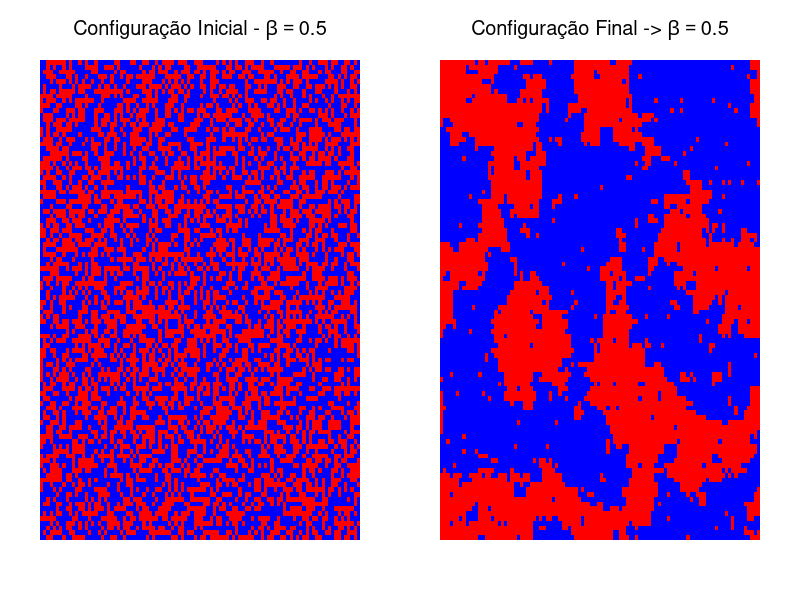
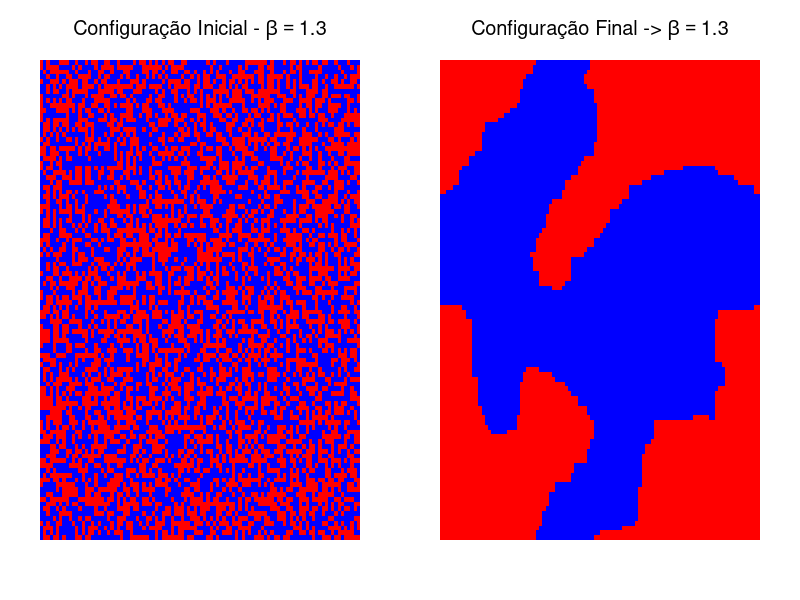
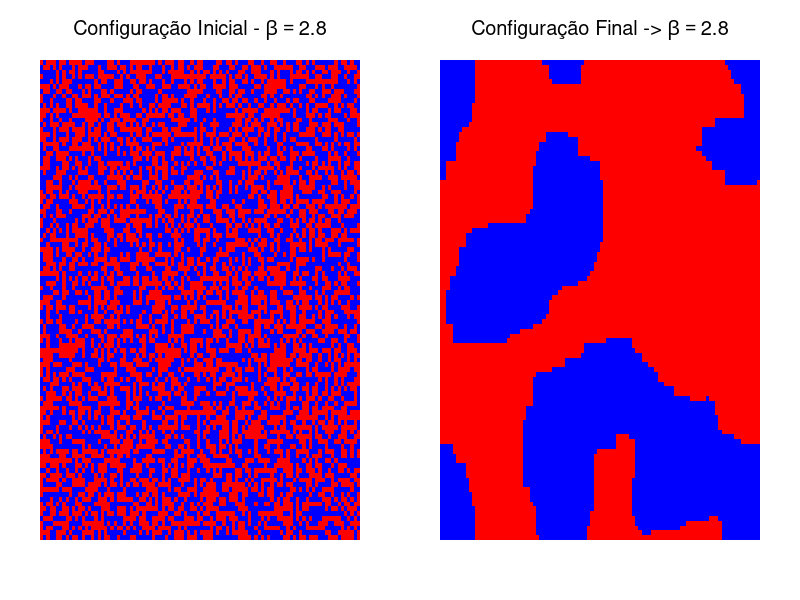

Write the R code that produced these figures, in order.
# ==========================================================
# MODELO DE ISING VIA METROPOLIS-HASTINGS
# ==========================================================

# ----------------------------------------------------------
# Definindo uma semente para reprodutibilidade
# ----------------------------------------------------------
set.seed(515141)

# ----------------------------------------------------------
# Tamanho da grade n x n
# ----------------------------------------------------------
n <- 100

# ==========================================================
# FUNÇÃO: Cálculo da variação de energia ΔE
# ==========================================================
# Esta função calcula a diferença de energia ao inverter
# um spin específico da rede.
#
# O modelo utiliza condições periódicas de contorno,
# ou seja, as bordas "se conectam".
# ==========================================================

delta_E <- function(configuracao, i, j) {
  
  n <- nrow(configuracao)
  
  # --------------------------------------------------------
  # Índices dos vizinhos (contorno periódico)
  # --------------------------------------------------------
  i_acima    <- ifelse(i == 1, n, i - 1)
  i_abaixo   <- ifelse(i == n, 1, i + 1)
  
  j_esquerda <- ifelse(j == 1, n, j - 1)
  j_direita  <- ifelse(j == n, 1, j + 1)
  
  # --------------------------------------------------------
  # Soma dos spins vizinhos
  # --------------------------------------------------------
  soma_vizinhos <-
    configuracao[i_acima, j] +
    configuracao[i_abaixo, j] +
    configuracao[i, j_esquerda] +
    configuracao[i, j_direita]
  
  # --------------------------------------------------------
  # Variação de energia:
  #
  # ΔE = 2 * s(i,j) * soma_vizinhos
  #
  # Assumimos constante de interação J = 1
  # --------------------------------------------------------
  return(2 * configuracao[i, j] * soma_vizinhos)
}

# ==========================================================
# FUNÇÃO: Simulação do Modelo de Ising
# ==========================================================
# Utiliza o algoritmo de Metropolis-Hastings para gerar
# amostras da distribuição de Boltzmann.
#
# beta = 1 / (kT)
#
# beta pequeno  -> alta temperatura -> desordem
# beta grande   -> baixa temperatura -> alinhamento
# ==========================================================

simular_ising <- function(configuracao, beta, iteracoes) {
  
  n <- nrow(configuracao)
  
  # --------------------------------------------------------
  # Loop principal do algoritmo
  # --------------------------------------------------------
  for (passo in 1:iteracoes) {
    
    # Escolhe posição aleatória
    i <- sample(1:n, 1)
    j <- sample(1:n, 1)
    
    # Calcula variação de energia
    de <- delta_E(configuracao, i, j)
    
    # ------------------------------------------------------
    # Regra de Metropolis
    #
    # Se ΔE <= 0:
    #   aceita automaticamente
    #
    # Caso contrário:
    #   aceita com probabilidade exp(-beta * ΔE)
    # ------------------------------------------------------
    if (de <= 0 || runif(1) < exp(-beta * de)) {
      
      # Inverte o spin
      configuracao[i, j] <- -configuracao[i, j]
    }
  }
  
  return(configuracao)
}

# ==========================================================
# Valores de beta
# ==========================================================
betas <- c(0.5, 1.3, 2.8)

# ==========================================================
# Número de iterações
# ==========================================================
n_iteracoes <- 1000000

# ==========================================================
# Listas para armazenar configurações
# ==========================================================
configuracoes_iniciais <- list()
configuracoes_finais   <- list()

# ==========================================================
# Simulações
# ==========================================================
for (i in seq_along(betas)) {
  
  beta <- betas[i]
  
  # --------------------------------------------------------
  # Configuração inicial aleatória
  # --------------------------------------------------------
  configuracao_inicial <-
    matrix(sample(c(1, -1),
                  n * n,
                  replace = TRUE),
           nrow = n)
  
  configuracoes_iniciais[[i]] <- configuracao_inicial
  
  # --------------------------------------------------------
  # Executa a simulação usando a MESMA configuração inicial
  # --------------------------------------------------------
  configuracoes_finais[[i]] <-
    simular_ising(configuracao_inicial,
                  beta,
                  n_iteracoes)
}

# ==========================================================
# VISUALIZAÇÃO DOS RESULTADOS
# ==========================================================

for (i in seq_along(betas)) {
  
  beta <- betas[i]
  
  par(mfrow = c(1, 2), mar = c(3, 2, 3, 2))
  
  # --------------------------------------------------------
  # Configuração inicial
  # --------------------------------------------------------
  image(configuracoes_iniciais[[i]],
        col = c("blue", "red"),
        main = bquote("Configuração Inicial -" ~ beta == .(beta)),
        axes = FALSE,
        xlab = "",
        ylab = "")
  
  # --------------------------------------------------------
  # Configuração final
  # --------------------------------------------------------
  image(configuracoes_finais[[i]],
        col = c("blue", "red"),
        main = bquote("Configuração Final ->" ~ beta == .(beta)),
        axes = FALSE,
        xlab = "",
        ylab = "")
  
  # --------------------------------------------------------
  # Legenda
  # --------------------------------------------------------
  legend("bottom",
         legend = c("Spin -1", "Spin +1"),
         fill = c("blue", "red"),
         horiz = TRUE,
         bty = "n",
         inset = c(0, -0.2),
         xpd = TRUE)
}
